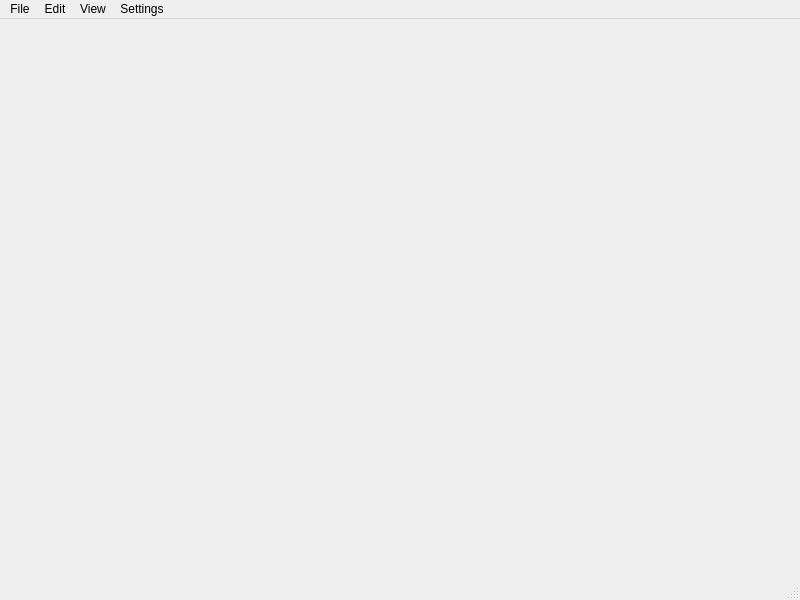
<?xml version="1.0" encoding="UTF-8"?>
<ui version="4.0">
 <class>MainWindow</class>
 <widget class="QMainWindow" name="MainWindow">
  <property name="geometry">
   <rect>
    <x>0</x>
    <y>0</y>
    <width>800</width>
    <height>600</height>
   </rect>
  </property>
  <property name="windowTitle">
   <string>MainWindow</string>
  </property>
  <widget class="QWidget" name="mainWindowContents">
   <layout class="QVBoxLayout" name="centralLayout">
    <item>
     <widget class="QMainWindow" name="stackContainer">
      <widget class="PanelDockWidget" name="dockWidget">
       <property name="sizePolicy">
        <sizepolicy hsizetype="Preferred" vsizetype="Preferred">
         <horstretch>0</horstretch>
         <verstretch>0</verstretch>
        </sizepolicy>
       </property>
       <property name="windowTitle">
        <string>1</string>
       </property>
       <attribute name="dockWidgetArea">
        <number>1</number>
       </attribute>
       <widget class="QWidget" name="dockWidgetContents">
        <property name="sizePolicy">
         <sizepolicy hsizetype="Preferred" vsizetype="Preferred">
          <horstretch>0</horstretch>
          <verstretch>0</verstretch>
         </sizepolicy>
        </property>
        <layout class="QVBoxLayout" name="verticalLayout">
         <property name="leftMargin">
          <number>0</number>
         </property>
         <property name="topMargin">
          <number>0</number>
         </property>
         <property name="rightMargin">
          <number>0</number>
         </property>
         <property name="bottomMargin">
          <number>0</number>
         </property>
         <item>
          <widget class="PanelContainer" name="stackedWidget">
           <property name="sizePolicy">
            <sizepolicy hsizetype="Preferred" vsizetype="Preferred">
             <horstretch>0</horstretch>
             <verstretch>0</verstretch>
            </sizepolicy>
           </property>
          </widget>
         </item>
        </layout>
       </widget>
      </widget>
      <widget class="PanelDockWidget" name="dockWidget_2">
       <property name="windowTitle">
        <string>2</string>
       </property>
       <attribute name="dockWidgetArea">
        <number>2</number>
       </attribute>
       <widget class="QWidget" name="dockWidgetContents_2">
        <layout class="QVBoxLayout" name="verticalLayout_2">
         <property name="leftMargin">
          <number>0</number>
         </property>
         <property name="topMargin">
          <number>0</number>
         </property>
         <property name="rightMargin">
          <number>0</number>
         </property>
         <property name="bottomMargin">
          <number>0</number>
         </property>
         <item>
          <widget class="PanelContainer" name="stackedWidget_2"/>
         </item>
        </layout>
       </widget>
      </widget>
      <widget class="PanelDockWidget" name="dockWidget_3">
       <property name="windowTitle">
        <string>3</string>
       </property>
       <attribute name="dockWidgetArea">
        <number>2</number>
       </attribute>
       <widget class="QWidget" name="dockWidgetContents_3">
        <layout class="QVBoxLayout" name="verticalLayout_3">
         <property name="leftMargin">
          <number>0</number>
         </property>
         <property name="topMargin">
          <number>0</number>
         </property>
         <property name="rightMargin">
          <number>0</number>
         </property>
         <property name="bottomMargin">
          <number>0</number>
         </property>
         <item>
          <widget class="PanelContainer" name="stackedWidget_3"/>
         </item>
        </layout>
       </widget>
      </widget>
     </widget>
    </item>
   </layout>
  </widget>
  <widget class="QMenuBar" name="menubar">
   <property name="geometry">
    <rect>
     <x>0</x>
     <y>0</y>
     <width>800</width>
     <height>26</height>
    </rect>
   </property>
   <property name="nativeMenuBar">
    <bool>true</bool>
   </property>
   <widget class="QMenu" name="menuFile">
    <property name="title">
     <string>File</string>
    </property>
    <widget class="QMenu" name="menuRecent">
     <property name="enabled">
      <bool>false</bool>
     </property>
     <property name="title">
      <string>Recent</string>
     </property>
    </widget>
    <widget class="QMenu" name="menuOpen">
     <property name="title">
      <string>Open</string>
     </property>
     <addaction name="actionOpenFile"/>
     <addaction name="actionOpenCamera"/>
    </widget>
    <addaction name="menuOpen"/>
    <addaction name="menuRecent"/>
    <addaction name="separator"/>
    <addaction name="actionSave"/>
    <addaction name="actionExport"/>
    <addaction name="separator"/>
    <addaction name="actionExit"/>
   </widget>
   <widget class="QMenu" name="menuEdit">
    <property name="title">
     <string>Edit</string>
    </property>
    <addaction name="actionUndo"/>
    <addaction name="actionRedo"/>
   </widget>
   <widget class="QMenu" name="menuView">
    <property name="title">
     <string>View</string>
    </property>
   </widget>
   <widget class="QMenu" name="menuSettings">
    <property name="title">
     <string>Settings</string>
    </property>
    <addaction name="actionSettings"/>
   </widget>
   <addaction name="menuFile"/>
   <addaction name="menuEdit"/>
   <addaction name="menuView"/>
   <addaction name="menuSettings"/>
  </widget>
  <widget class="QStatusBar" name="statusbar"/>
  <action name="actionUndo">
   <property name="enabled">
    <bool>false</bool>
   </property>
   <property name="text">
    <string>Undo</string>
   </property>
   <property name="shortcut">
    <string>Ctrl+Z</string>
   </property>
  </action>
  <action name="actionRedo">
   <property name="enabled">
    <bool>false</bool>
   </property>
   <property name="text">
    <string>Redo</string>
   </property>
   <property name="shortcut">
    <string>Ctrl+Shift+Z, Ctrl+Y</string>
   </property>
  </action>
  <action name="actionSettings">
   <property name="enabled">
    <bool>false</bool>
   </property>
   <property name="text">
    <string>Settings</string>
   </property>
  </action>
  <action name="actionExit">
   <property name="text">
    <string>Exit</string>
   </property>
  </action>
  <action name="actionSave">
   <property name="text">
    <string>Save</string>
   </property>
  </action>
  <action name="actionExport">
   <property name="text">
    <string>Export data</string>
   </property>
  </action>
  <action name="actionOpenFile">
   <property name="text">
    <string>File</string>
   </property>
  </action>
  <action name="actionOpenCamera">
   <property name="text">
    <string>Camera</string>
   </property>
  </action>
 </widget>
 <customwidgets>
  <customwidget>
   <class>PanelContainer</class>
   <extends>QStackedWidget</extends>
   <header>Panels\PanelContainers.h</header>
   <container>1</container>
  </customwidget>
  <customwidget>
   <class>PanelDockWidget</class>
   <extends>QDockWidget</extends>
   <header>Panels\PanelContainers.h</header>
   <container>1</container>
  </customwidget>
 </customwidgets>
 <resources/>
 <connections/>
</ui>
